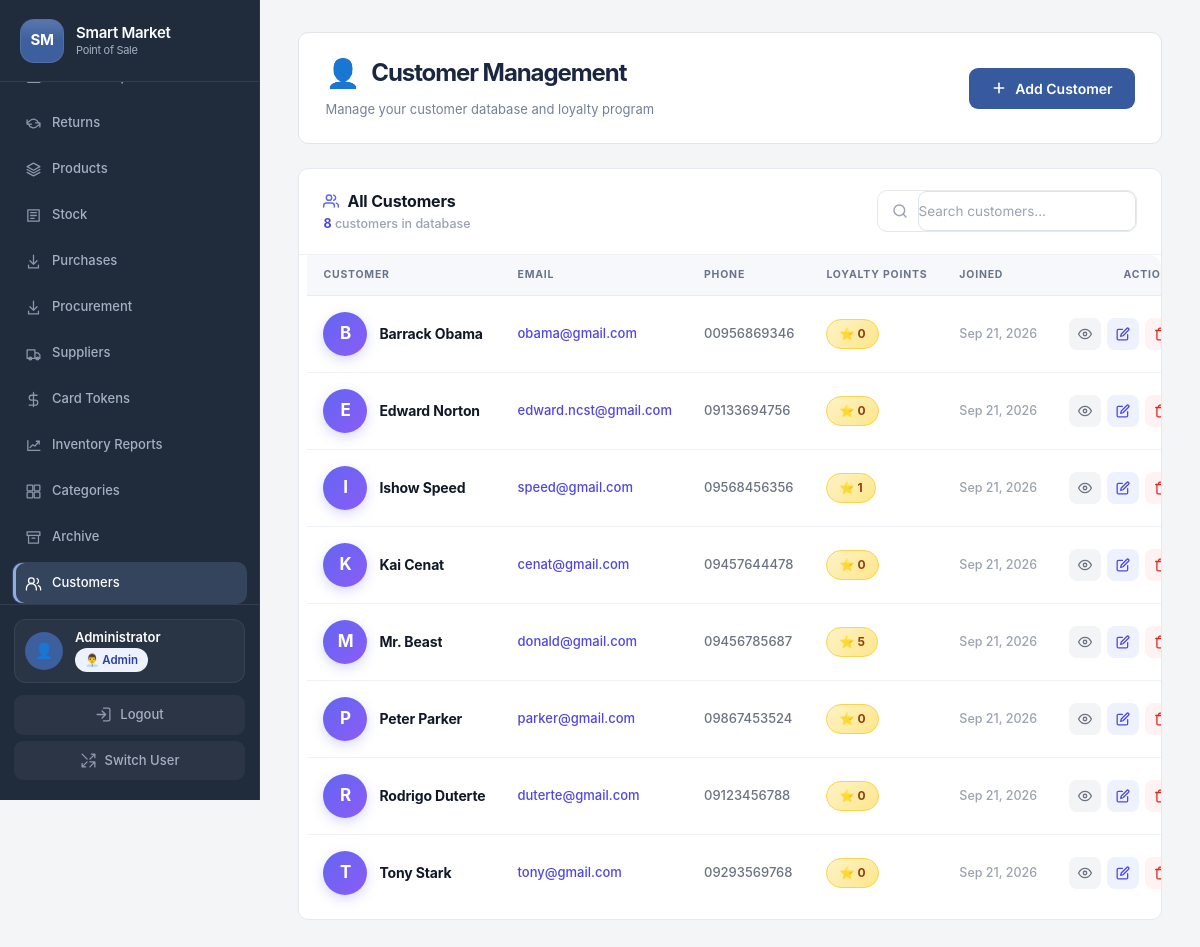
Page /admin.php?page=customers (signed in) on the committed database.
### tables this page shows
CREATE TABLE `customers` (
  `id` int(11) NOT NULL,
  `name` varchar(100) NOT NULL,
  `email` varchar(100) DEFAULT NULL,
  `phone` varchar(20) DEFAULT NULL,
  `created_at` timestamp NOT NULL DEFAULT current_timestamp(),
  `loyalty_points` int(11) DEFAULT 0
);

### index.php (called while the page is built, shortened)
<?php
require_once __DIR__ . '/app/bootstrap.php';
require_once __DIR__ . '/app/managers.php';
require_once __DIR__ . '/app/requests.php';
require __DIR__ . '/views/app.php';

### admin.php (called while the page is built)
<?php
require __DIR__ . '/index.php';

### app/requests.php (called while the page is built, shortened)
<?php
$customerManager = new CustomerManager($pdo);

### app/managers.php (called while the page is built, shortened)
<?php
class CustomerManager {
    private $pdo;
    public function __construct($pdo) { $this->pdo = $pdo; }
    public function getAllCustomers() {
        $stmt = $this->pdo->query("SELECT * FROM customers ORDER BY name");
        return $stmt->fetchAll();
    }
}

### views/pages/customers.php (the view, shortened to what this page needs)
<?php
switch ('customers'):
case 'customers':
                $customers = $customerManager->getAllCustomers();
                ?>
                <div class="cust-page-header">
                    <div class="cust-page-header-left">
                        <h2 class="cust-page-title">
                            <span class="cust-page-icon">👤</span>
                            Customer Management
                        </h2>
                        <p class="cust-page-subtitle">Manage your customer database and loyalty program</p>
                    </div>
                    <button class="cust-btn-primary no-print" onclick="showAddCustomer()">
                        <svg width="16" height="16" viewBox="0 0 24 24" fill="none" stroke="currentColor" stroke-width="2.4" stroke-linecap="round" stroke-linejoin="round">
                            <line x1="12" y1="5" x2="12" y2="19"></line>
                            <line x1="5" y1="12" x2="19" y2="12"></line>
                        </svg>
                        Add Customer
                    </button>
                </div>
                <div class="cust-card">
                    <div class="cust-card-header">
                        <div class="cust-card-title-wrap">
                            <div class="cust-card-title">
                                All Customers
                            </div>
                            <div class="cust-card-subtitle">
                                <span id="custTotalCount"><?php echo count($customers); ?></span> <?php echo count($customers) === 1 ? 'customer' : 'customers'; ?> in database
                            </div>
                        </div>
                        <div class="cust-search-wrap">
                            <span class="cust-search-icon">
                                <svg width="16" height="16" viewBox="0 0 24 24" fill="none" stroke="currentColor" stroke-width="2.2" stroke-linecap="round" stroke-linejoin="round">
                                    <circle cx="11" cy="11" r="8"></circle>
                                    <line x1="21" y1="21" x2="16.65" y2="16.65"></line>
                                </svg>
                            </span>
                            <input type="text" id="custSearchInput" placeholder="Search customers..." onkeyup="filterCustomers()" class="cust-search-input">
                        </div>
                    </div>
                    <?php if (!empty($customers)): ?>
                    <div class="cust-table-wrap">
                        <table class="cust-table">
                            <thead>
                                <tr>
                                    <th>Customer</th>
                                    <th>Email</th>
                                    <th>Phone</th>
                                    <th>Loyalty Points</th>
                                    <th>Joined</th>
                                    <th class="no-print" style="text-align:right;">Actions</th>
                                </tr>
                            </thead>
                            <tbody id="custTableBody">
                                <?php foreach ($customers as $c): ?>
                                <tr data-name="<?php echo strtolower(htmlspecialchars($c['name'])); ?>" data-email="<?php echo strtolower(htmlspecialchars($c['email'] ?? '')); ?>" data-phone="<?php echo htmlspecialchars($c['phone'] ?? ''); ?>">
                                    <td>
                                        <div class="cust-name-cell">
                                            <div class="cust-avatar"><?php echo strtoupper(substr($c['name'], 0, 1)); ?></div>
                                            <div class="cust-name-info">
                                                <div class="cust-name"><?php echo htmlspecialchars($c['name']); ?></div>
                                            </div>
                                        </div>
                                    </td>
                                    <td>
                                        <?php if (!empty($c['email'])): ?>
                                            <span class="cust-email"><?php echo htmlspecialchars($c['email']); ?></span>
                                        <?php else: ?>
                                            <span class="cust-empty">—</span>
                                        <?php endif; ?>
                                    </td>
                                    <td>
                                        <?php if (!empty($c['phone'])): ?>
                                            <span class="cust-phone"><?php echo htmlspecialchars($c['phone']); ?></span>
                                        <?php else: ?>
                                            <span class="cust-empty">—</span>
                                        <?php endif; ?>
                                    </td>
                                    <td>
                                        <span class="cust-points-badge">
                                            ⭐ <?php echo number_format($c['loyalty_points'] ?? 0); ?>
                                        </span>
                                    </td>
                                    <td>
                                        <span class="cust-date"><?php echo isset($c['created_at']) ? date('M d, Y', strtotime($c['created_at'])) : 'N/A'; ?></span>
                                    </td>
                                    <td class="no-print" style="text-align:right;">
                                        <div class="cust-actions">
                                            <button class="cust-action-btn cust-action-view" onclick="viewCustomerProfile(<?php echo $c['id']; ?>)" title="View Profile">
                                                <svg width="14" height="14" viewBox="0 0 24 24" fill="none" stroke="currentColor" stroke-width="2.2" stroke-linecap="round" stroke-linejoin="round">
                                                    <path d="M1 12s4-8 11-8 11 8 11 8-4 8-11 8-11-8-11-8z"></path>
                                                    <circle cx="12" cy="12" r="3"></circle>
                                                </svg>
                                            </button>
                                            <button class="cust-action-btn cust-action-edit" onclick="editCustomer(<?php echo $c['id']; ?>)" title="Edit">
                                                <svg width="14" height="14" viewBox="0 0 24 24" fill="none" stroke="currentColor" stroke-width="2.2" stroke-linecap="round" stroke-linejoin="round">
                                                    <path d="M11 4H4a2 2 0 0 0-2 2v14a2 2 0 0 0 2 2h14a2 2 0 0 0 2-2v-7"></path>
                                                    <path d="M18.5 2.5a2.121 2.121 0 0 1 3 3L12 15l-4 1 1-4 9.5-9.5z"></path>
                                                </svg>
                                            </button>
                                            <button class="cust-action-btn cust-action-delete" onclick="deleteCustomer(<?php echo $c['id']; ?>)" title="Delete">
                                                <svg width="14" height="14" viewBox="0 0 24 24" fill="none" stroke="currentColor" stroke-width="2.2" stroke-linecap="round" stroke-linejoin="round">
                                                    <polyline points="3 6 5 6 21 6"></polyline>
                                                    <path d="M19 6v14a2 2 0 0 1-2 2H7a2 2 0 0 1-2-2V6m3 0V4a2 2 0 0 1 2-2h4a2 2 0 0 1 2 2v2"></path>
                                                </svg>
                                            </button>
                                        </div>
                                    </td>
                                </tr>
                                <?php endforeach; ?>
                            </tbody>
                        </table>
                    </div>
                    <?php endif; ?>
                </div>
                <?php
break;
endswitch;

### rows in the picture
customers: name "B", name "Barrack Obama", email "obama@gmail.com", phone "00956869346", loyalty_points "0", created_at "Sep 21, 2026"
customers: name "E", name "Edward Norton", email "edward.ncst@gmail.com", phone "09133694756", loyalty_points "0", created_at "Sep 21, 2026"
customers: name "I", name "Ishow Speed", email "speed@gmail.com", phone "09568456356", loyalty_points "1", created_at "Sep 21, 2026"
customers: name "K", name "Kai Cenat", email "cenat@gmail.com", phone "09457644478", loyalty_points "0", created_at "Sep 21, 2026"
customers: name "M", name "Mr. Beast", email "donald@gmail.com", phone "09456785687", loyalty_points "5", created_at "Sep 21, 2026"
customers: name "P", name "Peter Parker", email "parker@gmail.com", phone "09867453524", loyalty_points "0", created_at "Sep 21, 2026"
customers: name "R", name "Rodrigo Duterte", email "duterte@gmail.com", phone "09123456788", loyalty_points "0", created_at "Sep 21, 2026"
customers: name "T", name "Tony Stark", email "tony@gmail.com", phone "09293569768", loyalty_points "0", created_at "Sep 21, 2026"

### other values in the picture
$store_name "Smart Market"
$_SESSION['full_name'] "Administrator"
getRoleLabel($_SESSION['role']) "👨‍💼 Admin"
count($customers) "8"
